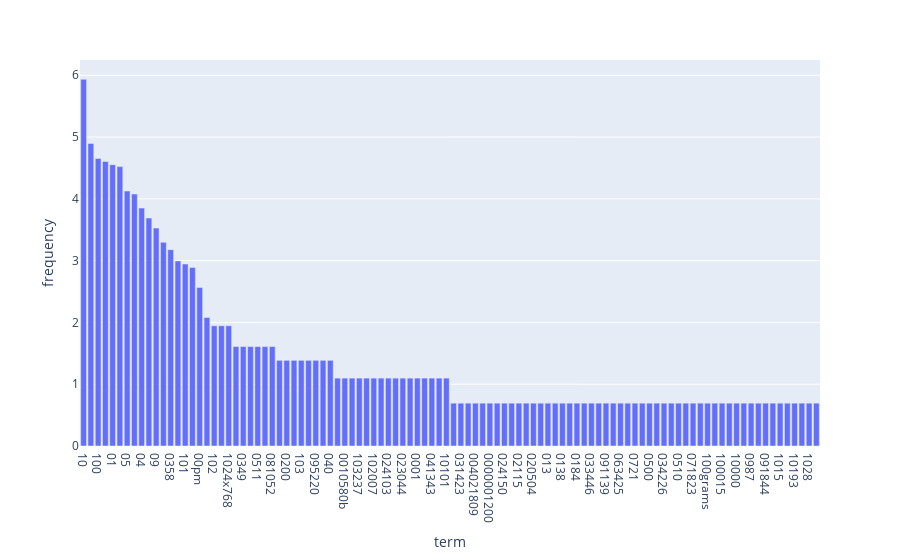

Source (notebook cell):
### Markdown cell above
### >>> **Exercise 15 (take home):** 
You can copy the code from the previous exercise and change the 'term_frequencies' variable for the 'term_frequencies_log', comment about the differences that you observe and talk about other possible insights that we can get from a log distribution.

### Code cell
# Answer here
df = pd.DataFrame({"term": count_vect.get_feature_names_out()[:300],"frequency" :term_frequencies_log[:300] })
df_smaller = df[df["frequency"] > 0]
df_sorted = df_smaller.sort_values(by="frequency", ascending=False)
fig = px.bar(df_sorted, x="term", y="frequency")
fig.show()

# Terms that are near 0 are now more visible.

### Figure 1 — Plotly figure (JSON) as saved in the notebook; plotly's stock layout.template omitted (floating-point values rounded to 4 significant figures)
{"data": [{"hovertemplate": "term=%{x}<br>frequency=%{y}<extra></extra>", "legendgroup": "", "marker": {"color": "#636efa", "pattern": {"shape": ""}}, "name": "", "orientation": "v", "showlegend": false, "textposition": "auto", "type": "bar", "x": ["10", "00", "100", "03", "01", "000", "05", "02", "04", "08", "09", "07", "0358", "1000", "101", "06", "00pm", "1013", "102", "071", "1024x768", "00am", "0349", "084042", "0511", "1024", "081052", "01580", "0200", "0100", "103", "101010", "095220", "0423", "040", "02118", "0010580b", "0293", "103237", "06320", "102007", "0x100", "024103", "02173", "023044", "002", "0001", "0608", "041343", "0600", "10101", "032251", "031423", "025924", "004021809", "003258u19250", "0000001200", "000usd", "024150", "025240", "02115", "02142", "020504", "001642", "013", "011720", "0138", "015931", "0184", "01a", "033446", "090030", "091139", "08057", "063425", "061", "0721", "050046mvs104", "0500", "0391", "034226", "043654", "0510", "044140", "071823", "093300", "100grams", "10016", "100015", "100000", "10000", "0930", "0987", "0x", "091844", "091258", "1015", "100k", "10193", "10179", "1028", "1024x786x24"], "xaxis": "x", "y": [5.935, 4.898, 4.654, 4.605, 4.554, 4.522, 4.127, 4.078, 3.85, 3.689, 3.526, 3.296, 3.178, 2.996, 2.944, 2.89, 2.565, 2.079, 1.946, 1.946, 1.946, 1.609, 1.609, 1.609, 1.609, 1.609, 1.609, 1.386, 1.386, 1.386, 1.386, 1.386, 1.386, 1.386, 1.386, 1.099, 1.099, 1.099, 1.099, 1.099, 1.099, 1.099, 1.099, 1.099, 1.099, 1.099, 1.099, 1.099, 1.099, 1.099, 1.099, 0.6931, 0.6931, 0.6931, 0.6931, 0.6931, 0.6931, 0.6931, 0.6931, 0.6931, 0.6931, 0.6931, 0.6931, 0.6931, 0.6931, 0.6931, 0.6931, 0.6931, 0.6931, 0.6931, 0.6931, 0.6931, 0.6931, 0.6931, 0.6931, 0.6931, 0.6931, 0.6931, 0.6931, 0.6931, 0.6931, 0.6931, 0.6931, 0.6931, 0.6931, 0.6931, 0.6931, 0.6931, 0.6931, 0.6931, 0.6931, 0.6931, 0.6931, 0.6931, 0.6931, 0.6931, 0.6931, 0.6931, 0.6931, 0.6931, 0.6931, 0.6931], "yaxis": "y"}], "layout": {"barmode": "relative", "legend": {"tracegroupgap": 0}, "margin": {"t": 60}, "xaxis": {"anchor": "y", "domain": [0, 1], "title": {"text": "term"}}, "yaxis": {"anchor": "x", "domain": [0, 1], "title": {"text": "frequency"}}}}
